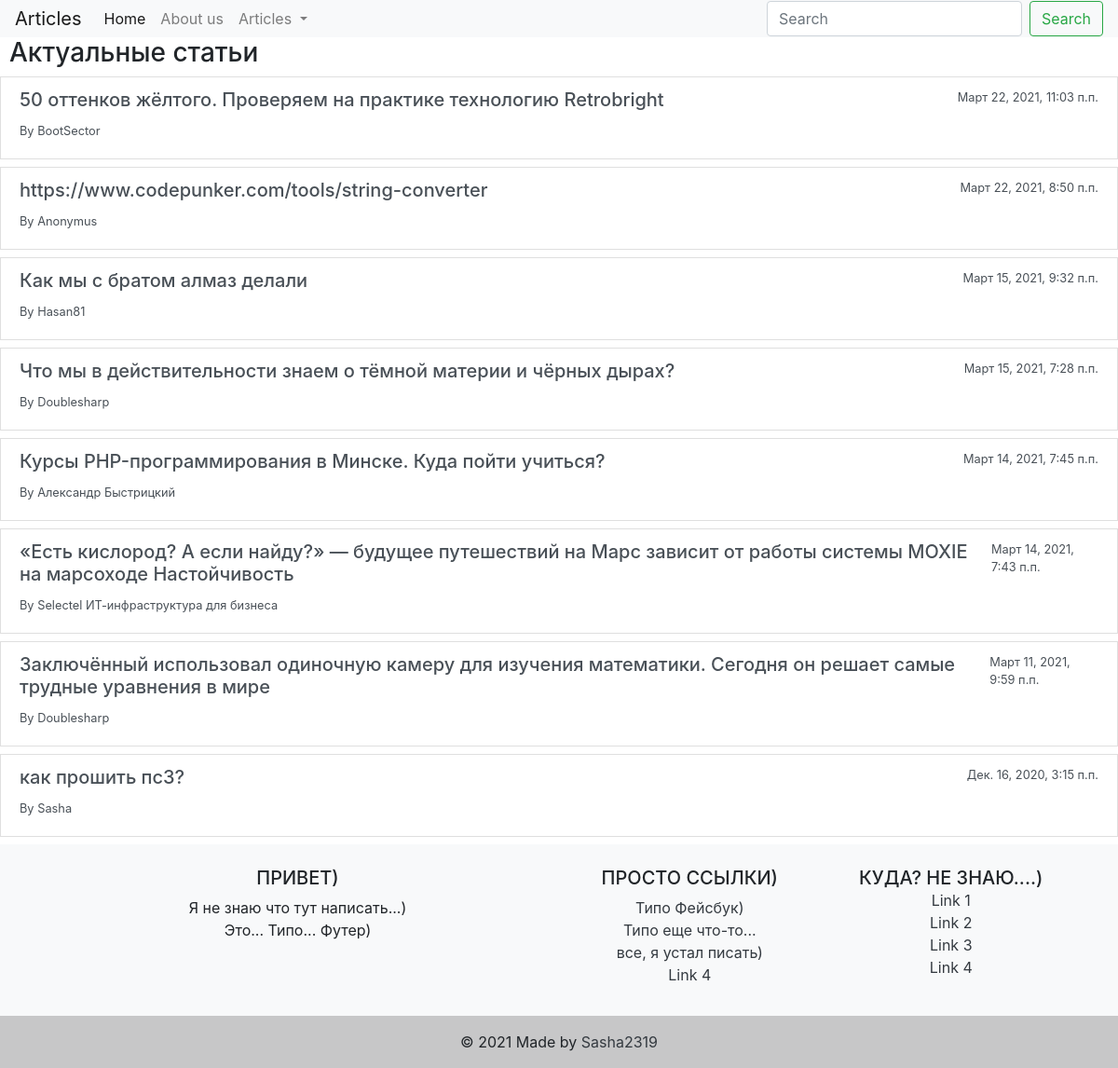
Page /articles/home/ on the earlier database version.
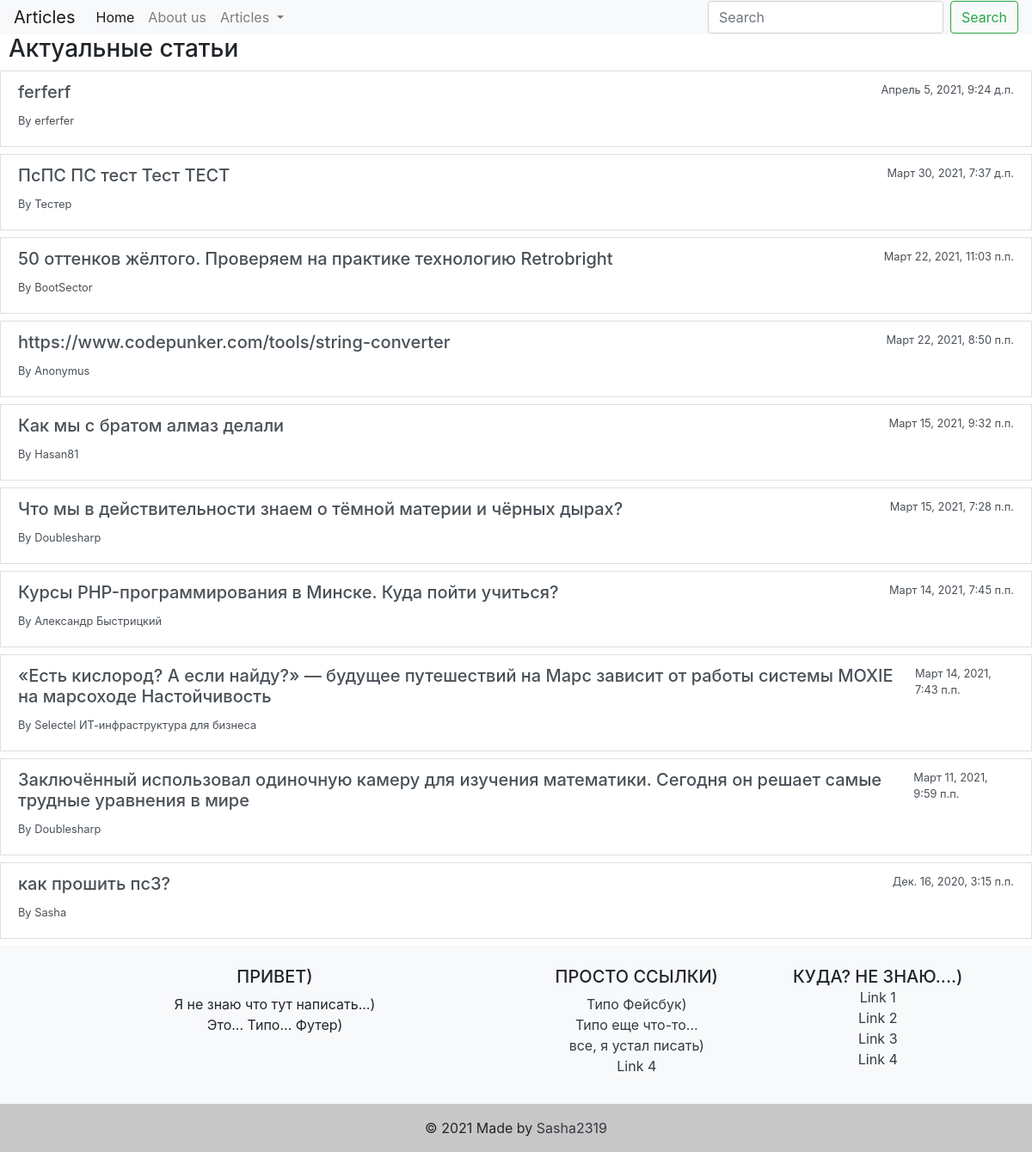
Same page on the later database version.
### myFirst/apps/articles/models.py (models this page shows, shortened)
class Article(models.Model):
    article_title = models.CharField('название статьи', max_length=200, default='')
    article_text = models.TextField('текст статьи', default='')
    pub_date = models.DateTimeField('дата публикации', auto_now_add=True)
    author_name = models.CharField('имя автора', max_length=55, default='')
    article_image = models.ImageField(upload_to='img', default='', blank=True)

### myFirst/apps/articles/views.py (the view, shortened to what this page needs)
# urls.py: path('home/', views.home, name='home'),
def home(request):
    latest_articles = Article.objects.order_by('-pub_date')
    return render(request, 'articles/list.html', {'latest_articles':latest_articles, 'static': STATIC_URL, 'error': False,})

### myFirst/templates/articles/list.html (shortened to what this page needs)
{% extends 'base.html' %}
{% load crispy_forms_tags %}
  {% block form %}
<form class="form-inline my-2 my-lg-0" id="searchForm">
  <input class="form-control mr-sm-2" type="text" name="q" id="searchText" placeholder="Search" aria-label="Search">
  <button class="btn btn-outline-success my-2 my-sm-0" type="submit">Search</button>
</form>
  {% endblock %}
{% block content %}
<link rel="stylesheet" href="{{static}}articles/css/list.css">
<h3 style="padding-left: 10px;">Актуальные статьи</h3>
<div class="list-group">
    {% for article in latest_articles %}
    <div class="mb-2" id="list{{article.id}}">
        <a href="/{{article.id}}" class="list-group-item list-group-item-action" aria-current="true">
        <div class="d-flex w-100 justify-content-between">
          <h5 class="mb-1" id="htmlTitle{{article.id}}">{{article.article_title}}</h5>
          <small>{{article.pub_date}}</small>
        </div>
        <small>By {{article.author_name}}</small>
      </a>
    </div>
    {% endfor %}
  </div>
{% endblock %}

Differences in the rows shown:
added Article: article_title "ferferf", pub_date "Апрель 5, 2021, 9:24 д.п.", author_name "erferfer"
added Article: article_title "ПсПС ПС тест Тест ТЕСТ", pub_date "Март 30, 2021, 7:37 д.п.", author_name "Тестер"
